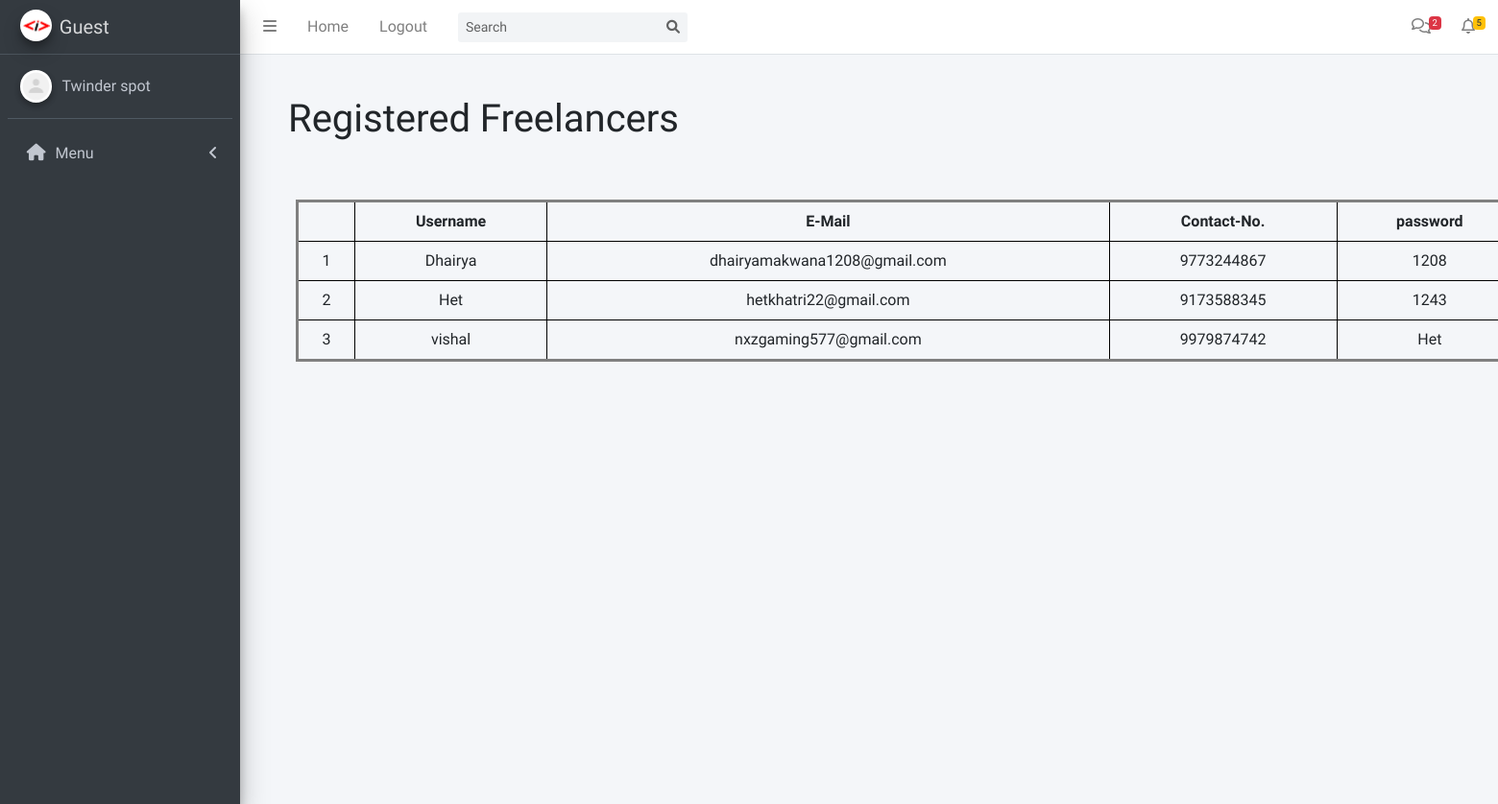
The page /admin/admin_freelancer.php on the database its author committed.
### tables this page shows
CREATE TABLE `freelancer_signup` (
  `id` int(255) NOT NULL,
  `username` varchar(255) NOT NULL,
  `email` varchar(255) NOT NULL,
  `contactno` varchar(255) NOT NULL,
  `password` varchar(255) NOT NULL
);

### admin/admin_freelancer.php (the view, shortened to what this page needs)
<!DOCTYPE html>
<html lang="en">
<head>
  <link rel="stylesheet" href="../css/admin_project.css">
  <link rel="stylesheet" href="../src/css/adminlte.min.css">
  <link rel="stylesheet" href="https://cdnjs.cloudflare.com/ajax/libs/font-awesome/5.15.4/css/all.min.css">
</head>
<body class="hold-transition sidebar-mini">
  <div class="wrapper">
    <?php include 'admin_header.php' ?>
    <div class="content-wrapper">
      <h1 class="head">Registered Freelancers</h1>
      <?php
      $sql = "select * from freelancer_signup";
      $result = $connection->query($sql);
      ?>
      <table class="project">
        <tr>
          <th> </th>
          <th>Username</th>
          <th>E-Mail</th>
          <th>Contact-No.</th>
          <th>password</th>
        </tr>
        <?php
        if ($result->num_rows > 0) {
          while ($row = $result->fetch_assoc()) {
            echo "<tr>
                    <td>" . $row["id"] . "</td>
                    <td>" . $row["username"] . "</td>
                    <td>" . $row["email"] . "</td>
                    <td>" . $row["contactno"] . "</td>
                    <td>" . $row["password"] . "</td>
                  </tr>";
          }
        } else {
          echo "<tr><td colspan='4'>No records found</td></tr>";
        }
        ?>
      </table>
    </div>
  </div>
</body>
</html>

### css/admin_project.css (style rules this page uses)
.head { position: absolute; left: 300px; top: 100px; }
.project { top: 200px; position: absolute; left: 300px; border: 3px solid grey; margin: 0.5rem; width: 160vh; text-align: center; }
th, td { border: 1px solid #000; padding: 0.5rem; }

### rows shown on the page
freelancer_signup: id "1", username "Dhairya", email "dhairyamakwana1208@gmail.com", contactno "9773244867", password "1208"
freelancer_signup: id "2", username "Het", email "hetkhatri22@gmail.com", contactno "9173588345", password "1243"
freelancer_signup: id "3", username "vishal", email "nxzgaming577@gmail.com", contactno "9979874742", password "Het"

### other values the page prints
$username "Guest"
$menuItem['menuTitle'] "Menu"
